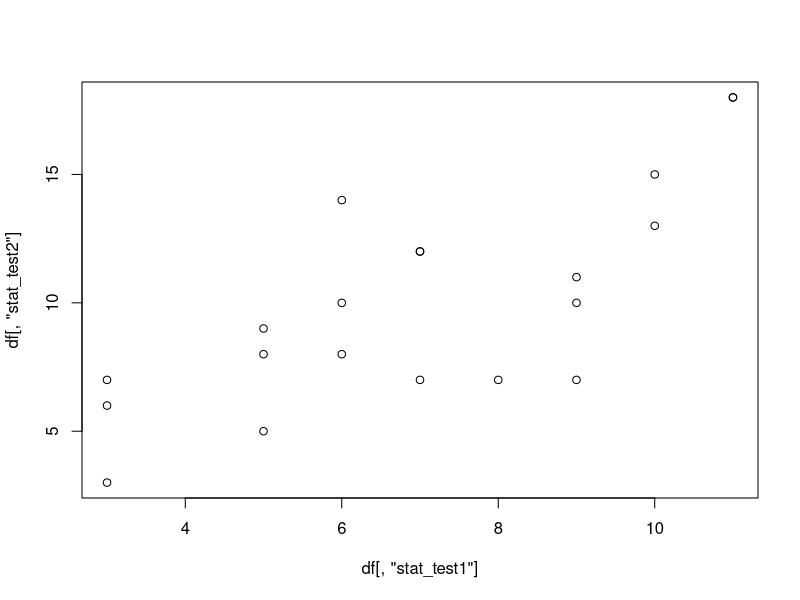
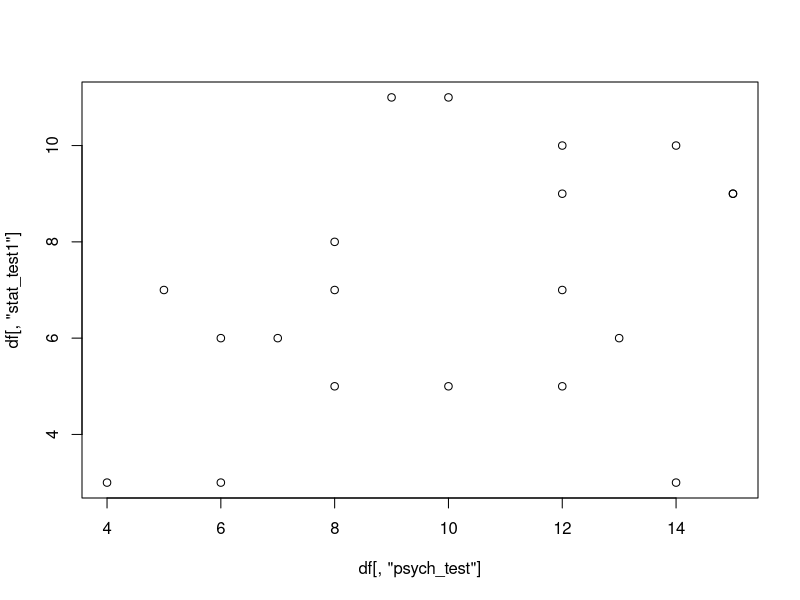

Generate these figures, in order, with R:
#この本で使うデータセットのダウンロード
setwd('~/Desktop/R-test')
df <- read.csv('./data/shidouhouU8.csv')

# 列名で抽出
df[,"stat_test1"]
df[,'stat_test2']

# 散布図
plot(df[,'stat_test1'],df[,'stat_test2'])
plot(df[,'psych_test'],df[,'stat_test1'])

# 共分散：偏差の積の平均
sum((df[,'stat_test1']-mean(df[,'stat_test1']))*(df[,'stat_test2']-mean(df[,'stat_test2'])))/length(df[,'stat_test1'])
# 不偏共分散
cov(df[,"stat_test1"],df[,"stat_test2"])

# 相関係数
cov(df[,"stat_test1"],df[,"stat_test2"])/(sd(df[,"stat_test1"])*sd(df[,'stat_test2']))
cor(df[,"stat_test1"],df[,"stat_test2"])

table(df[,'math'])
table(df[,'stat'])
# クロス統計
table(df[,'math'],df[,'stat'])

# ファイ係数
math_phi <- ifelse(df[,'math']=='好き',1,0)
math_phi
stat_phi <- ifelse(df[,'stat']=='好き',1,0)
stat_phi
cor(math_phi,stat_phi)
